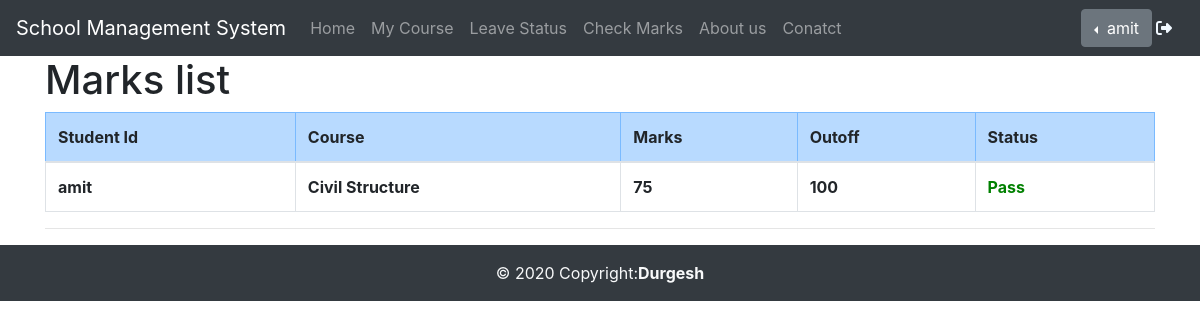
Page /SMarksList (signed in) on the earlier database version.
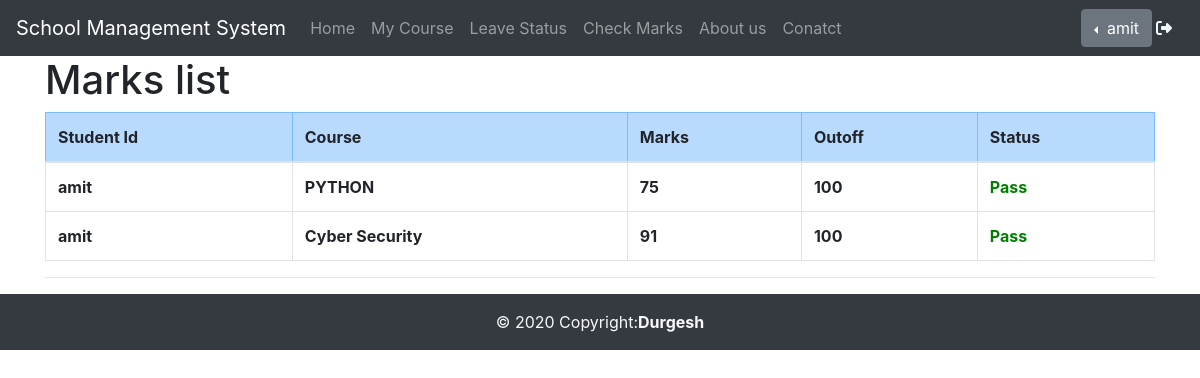
Same page on the later database version.
### CollegeApp/models.py (models this page shows)
class Marks(models.Model):
    s_id=models.ForeignKey(UserModel,on_delete=models.CASCADE)
    c_id=models.ForeignKey(Course,on_delete=models.CASCADE)
    marks=models.IntegerField()
    out_of_m=models.IntegerField(default=100)

class Course(models.Model):
    Cname=models.CharField(max_length=120)
    img=models.ImageField(default="")
    clink=models.CharField(max_length=254)
    desc=models.CharField(max_length=150,default=None)
    branch=models.ForeignKey(BranchModel,on_delete=models.CASCADE)
    def __str__(s):
        return s.Cname

### CollegeApp/views.py (the view)
# urls.py: path('SMarksList',v.SMarksList),
def SMarksList(request):
    marks=Marks.objects.filter(s_id=request.session.get('uid'))
    return render(request,'smarklist.html',{'marks':marks})

### CollegeApp/models.py (called while the page is built)
    def __str__(s):
        return s.username

### CollegeApp/templates/smarklist.html
{%extends 'base.html'%}
 {% block main %}
<h1 class="text-justify">Marks list</h1>
<table class="table table-bordered">
    <thead>
<tr class="table-primary">
    <th>Student Id</th>
    <th>Course</th>
    <th>Marks</th>
    <th>Outoff</th>
    <th>Status</th>
</tr>
</thead>
{% for i in marks%}
<tr class="font-weight-bold">
<td>{{i.s_id}}</td>
<td>{{i.c_id}}</td>
<td>{{i.marks}}</td>
<td>{{i.out_of_m}}</td>
<td> {%if i.marks > 35%}
    <span style="color: green;">Pass</span>
    {%else%}
    <span style="color: red;">Fail</span>
    {%endif%}
</td>
</tr>
{% endfor %}
</table>
<hr>
 {% endblock main %}

Differences in the rows shown:
changed Marks: c_id "Civil Structure" → "PYTHON"
added Marks: s_id "amit", c_id "Cyber Security", marks "91", out_of_m "100", shows "Pass"
